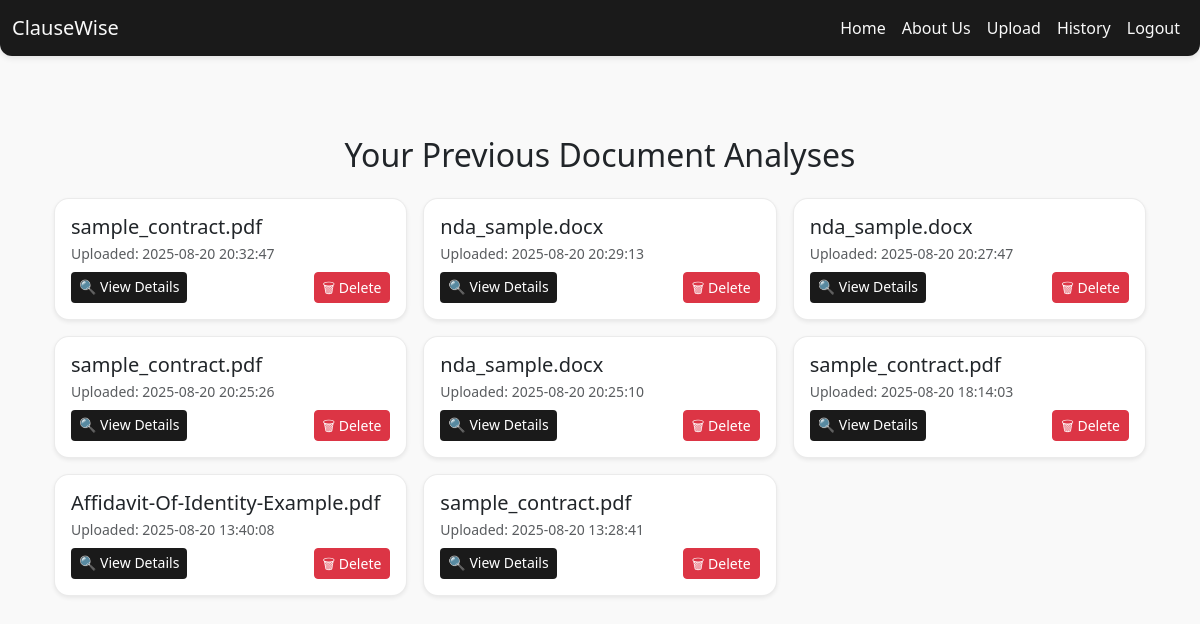
Screenshot of /history (signed in) with the database file from the repository.
### tables this page shows
CREATE TABLE history (
            id INTEGER PRIMARY KEY AUTOINCREMENT,
            user_id INTEGER,
            filename TEXT,
            clause TEXT,
            risks TEXT,
            summary TEXT,
            created_at TEXT DEFAULT (datetime('now')),
            FOREIGN KEY (user_id) REFERENCES users(id)
        );

### app.py (the view)
@app.route("/history")
def history_list():
    if "user_id" not in session:
        return redirect(url_for("login"))
    with sqlite3.connect(DB_FILE) as conn:
        c = conn.cursor()
        c.execute(
            "SELECT id, filename, created_at FROM history WHERE user_id = ? ORDER BY created_at DESC",
            (session["user_id"],),
        )
        rows = c.fetchall()
    history = [{"id": r[0], "filename": r[1], "created_at": r[2]} for r in rows]
    return render_template("history.html", history=history)

### templates/history.html (shortened to what this page needs)
{% extends "base.html" %}
{% block content %}
<div class="container my-4">
  <h2 class="text-center mb-4">Your Previous Document Analyses</h2>
  {% if history %}
  <div class="row g-3">
    {% for item in history %}
    <div class="col-md-4">
      <div class="card p-3 shadow-sm">
        <h5 class="mb-1">{{ item.filename }}</h5>
        <small class="text-muted">Uploaded: {{ item.created_at }}</small>
        <div class="mt-2 d-flex justify-content-between">
          <a href="{{ url_for('history_detail', history_id=item.id) }}" class="btn btn-primary btn-sm">🔍 View Details</a>
          <form method="POST" action="{{ url_for('delete_history', history_id=item.id) }}" onsubmit="return confirm('Are you sure?');">
            <button class="btn btn-danger btn-sm">🗑 Delete</button>
          </form>
        </div>
      </div>
    </div>
    {% endfor %}
  </div>
  {% else %}
    <p class="text-center text-muted">No history records found. Try uploading a document!</p>
  {% endif %}
</div>
{% endblock %}

### static/styles.css (style rules this page uses)
:root { --primary-color:#1A1A1A; --secondary-color:#333333; --light-bg:#F9F9F9; --card-bg:#ffffff; --accent-color:#FFD700; }
body { font-family:'Segoe UI',Tahoma,Geneva,Verdana,sans-serif; background:var(--light-bg); margin:0; }
.card { background:var(--card-bg); border:1px solid rgba(0,0,0,0.08); border-radius:15px; box-shadow:0 4px 12px rgba(0,0,0,0.1); transition:transform .2s ease; }
.btn-primary { background:var(--primary-color); border:none; }

### rows the page displays
history: filename "sample_contract.pdf", created_at "2025-08-20 20:32:47"
history: filename "nda_sample.docx", created_at "2025-08-20 20:29:13"
history: filename "nda_sample.docx", created_at "2025-08-20 20:27:47"
history: filename "sample_contract.pdf", created_at "2025-08-20 20:25:26"
history: filename "nda_sample.docx", created_at "2025-08-20 20:25:10"
history: filename "sample_contract.pdf", created_at "2025-08-20 18:14:03"
history: filename "Affidavit-Of-Identity-Example.pdf", created_at "2025-08-20 13:40:08"
history: filename "sample_contract.pdf", created_at "2025-08-20 13:28:41"
